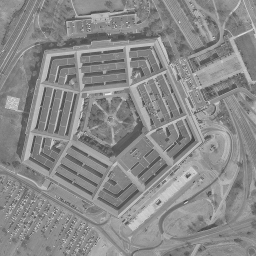
%> input picture practica5/pentagon256x256.tif, 256 x 256 px
$ octave Practica5.m   (GNU Octave 9; MATLAB toolbox functions it lacks are replaced by stand-ins)
%> lines starting %> are read from the running program, lines starting %| are printed output that depends on the picture
### practica5/zero_fill_interp.m
%Zero filling for the interpolation
function [r] = zero_fill_interp(mat, order)
    [numRows,numCols] = size(mat);
    b = order-1;
    r = zeros(numRows*order, numCols*order);
    for i=1:numRows
        for j=1:numCols
            r(order*i-b, order*j-b) = mat(i, j);
        end
    end
end

### practica5/Practica5.m
%Aguilera Ernesto
%Padilla Aaron

img = imread('pentagon256x256.tif', 'tif');
%> img is the input picture: size 256x256 uint8; min 67, max 234, mean 138.1

%%% Zerofilling de las im醙enes
n=2;
i2=zero_fill_interp(img, n);
%> after the loop in zero_fill_interp, `for i=1:numRows`:
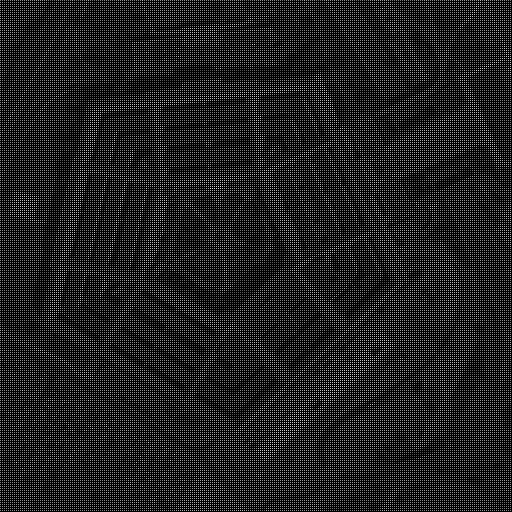
%> r: size 512x512 double; min 0, max 234, mean 34.5
subplot(1,2,1);
imshow(i2, []);
title('Zerofilling 2nd order');
n=4;
i4=zero_fill_interp(img, n);
%> call 2 of zero_fill_interp, with order = 4
%> after the loop in zero_fill_interp (call 2), `for i=1:numRows`:
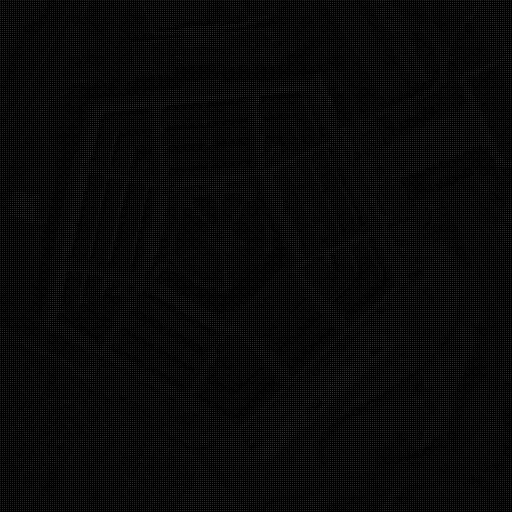
%> r: size 1024x1024 double (shown at 1/2 size); min 0, max 234, mean 8.6
subplot(1,2,2);
imshow(i4, []);
title('Zerofilling 4th order');

%%% Transformadas de Fourier del inciso anterior
f2 = log(abs(1.0+fftshift(fft2(i2))));
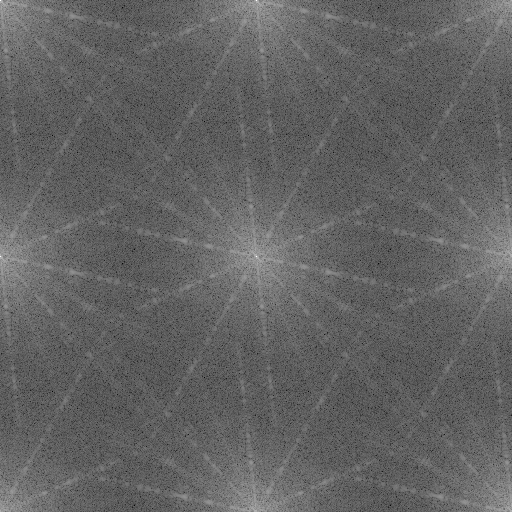
%> f2: size 512x512 double; min 2.52, max 16.02, mean 7.77; drawn with min black and max white
subplot(1,3,1);
%> (the run ends here)
